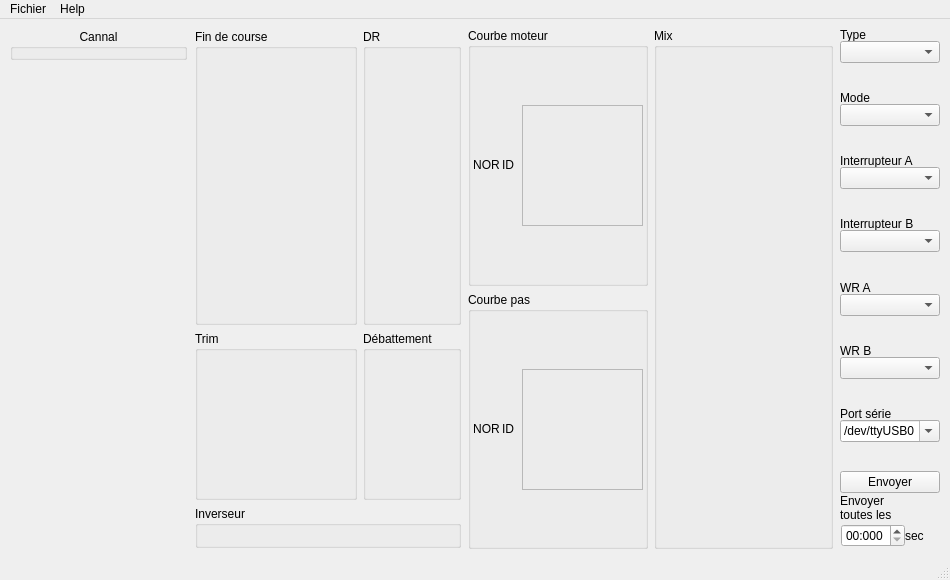
<?xml version="1.0" encoding="UTF-8"?>
<ui version="4.0">
 <class>MainWindow</class>
 <widget class="QMainWindow" name="MainWindow">
  <property name="geometry">
   <rect>
    <x>0</x>
    <y>0</y>
    <width>950</width>
    <height>580</height>
   </rect>
  </property>
  <property name="minimumSize">
   <size>
    <width>100</width>
    <height>100</height>
   </size>
  </property>
  <property name="maximumSize">
   <size>
    <width>10000</width>
    <height>10000</height>
   </size>
  </property>
  <property name="windowTitle">
   <string>Confiture</string>
  </property>
  <property name="animated">
   <bool>true</bool>
  </property>
  <property name="dockOptions">
   <set>QMainWindow::AllowTabbedDocks|QMainWindow::AnimatedDocks</set>
  </property>
  <property name="unifiedTitleAndToolBarOnMac">
   <bool>false</bool>
  </property>
  <widget class="QWidget" name="centralwidget">
   <property name="minimumSize">
    <size>
     <width>0</width>
     <height>0</height>
    </size>
   </property>
   <layout class="QGridLayout" name="gridLayout_2">
    <property name="margin">
     <number>0</number>
    </property>
    <property name="spacing">
     <number>0</number>
    </property>
    <item row="0" column="0">
     <widget class="QScrollArea" name="scrollArea">
      <property name="contextMenuPolicy">
       <enum>Qt::DefaultContextMenu</enum>
      </property>
      <property name="layoutDirection">
       <enum>Qt::LeftToRight</enum>
      </property>
      <property name="autoFillBackground">
       <bool>true</bool>
      </property>
      <property name="frameShape">
       <enum>QFrame::NoFrame</enum>
      </property>
      <property name="widgetResizable">
       <bool>true</bool>
      </property>
      <property name="alignment">
       <set>Qt::AlignLeading|Qt::AlignLeft|Qt::AlignTop</set>
      </property>
      <widget class="QWidget" name="scrollAreaWidgetContents">
       <property name="geometry">
        <rect>
         <x>0</x>
         <y>0</y>
         <width>950</width>
         <height>533</height>
        </rect>
       </property>
       <layout class="QGridLayout" name="gridLayout" columnstretch="2,3,2,2,1">
        <item row="0" column="0" rowspan="2">
         <layout class="QVBoxLayout" name="verticalLayout_2">
          <property name="spacing">
           <number>0</number>
          </property>
          <property name="margin">
           <number>1</number>
          </property>
          <item>
           <widget class="QGroupBox" name="Cannal">
            <property name="maximumSize">
             <size>
              <width>16777215</width>
              <height>350</height>
             </size>
            </property>
            <property name="title">
             <string>Cannal</string>
            </property>
            <property name="alignment">
             <set>Qt::AlignHCenter|Qt::AlignTop</set>
            </property>
            <property name="flat">
             <bool>false</bool>
            </property>
            <property name="checkable">
             <bool>false</bool>
            </property>
            <layout class="QGridLayout" name="gridLayout_9">
             <property name="margin">
              <number>1</number>
             </property>
             <property name="spacing">
              <number>0</number>
             </property>
            </layout>
           </widget>
          </item>
          <item>
           <spacer name="verticalSpacer_12">
            <property name="orientation">
             <enum>Qt::Vertical</enum>
            </property>
            <property name="sizeHint" stdset="0">
             <size>
              <width>20</width>
              <height>40</height>
             </size>
            </property>
           </spacer>
          </item>
         </layout>
        </item>
        <item row="0" column="1" rowspan="2">
         <layout class="QGridLayout" name="gridLayout_4" rowstretch="7,4,1" columnstretch="0,0,4,2">
          <property name="sizeConstraint">
           <enum>QLayout::SetDefaultConstraint</enum>
          </property>
          <property name="margin">
           <number>1</number>
          </property>
          <item row="0" column="3">
           <widget class="QGroupBox" name="DR">
            <property name="title">
             <string>DR</string>
            </property>
            <layout class="QGridLayout" name="gridLayout_5">
             <property name="horizontalSpacing">
              <number>0</number>
             </property>
             <property name="verticalSpacing">
              <number>2</number>
             </property>
             <property name="margin">
              <number>1</number>
             </property>
            </layout>
           </widget>
          </item>
          <item row="1" column="2">
           <widget class="QGroupBox" name="Trime">
            <property name="title">
             <string>Trim</string>
            </property>
            <layout class="QGridLayout" name="gridLayout_6">
             <property name="horizontalSpacing">
              <number>0</number>
             </property>
             <property name="verticalSpacing">
              <number>2</number>
             </property>
             <property name="margin">
              <number>1</number>
             </property>
            </layout>
           </widget>
          </item>
          <item row="1" column="3">
           <widget class="QGroupBox" name="Debatement">
            <property name="title">
             <string>Débattement</string>
            </property>
            <layout class="QGridLayout" name="gridLayout_7">
             <property name="horizontalSpacing">
              <number>0</number>
             </property>
             <property name="verticalSpacing">
              <number>2</number>
             </property>
             <property name="margin">
              <number>1</number>
             </property>
            </layout>
           </widget>
          </item>
          <item row="0" column="2">
           <widget class="QGroupBox" name="FinDeCourse">
            <property name="baseSize">
             <size>
              <width>0</width>
              <height>0</height>
             </size>
            </property>
            <property name="title">
             <string>Fin de course</string>
            </property>
            <layout class="QGridLayout" name="gridLayout_3">
             <property name="sizeConstraint">
              <enum>QLayout::SetDefaultConstraint</enum>
             </property>
             <property name="horizontalSpacing">
              <number>0</number>
             </property>
             <property name="verticalSpacing">
              <number>2</number>
             </property>
             <property name="margin">
              <number>1</number>
             </property>
            </layout>
           </widget>
          </item>
          <item row="2" column="2" colspan="2">
           <widget class="QGroupBox" name="Inverseur">
            <property name="maximumSize">
             <size>
              <width>16777215</width>
              <height>100000</height>
             </size>
            </property>
            <property name="baseSize">
             <size>
              <width>0</width>
              <height>0</height>
             </size>
            </property>
            <property name="title">
             <string>Inverseur</string>
            </property>
            <layout class="QGridLayout" name="gridLayout_10">
             <property name="margin">
              <number>1</number>
             </property>
             <property name="spacing">
              <number>0</number>
             </property>
            </layout>
           </widget>
          </item>
         </layout>
        </item>
        <item row="0" column="3" rowspan="2">
         <widget class="QGroupBox" name="Mix">
          <property name="title">
           <string>Mix</string>
          </property>
          <layout class="QGridLayout" name="gridLayout_8">
           <property name="margin">
            <number>1</number>
           </property>
           <property name="spacing">
            <number>2</number>
           </property>
          </layout>
         </widget>
        </item>
        <item row="0" column="4" rowspan="2">
         <layout class="QVBoxLayout" name="verticalLayout_3">
          <property name="spacing">
           <number>0</number>
          </property>
          <property name="margin">
           <number>1</number>
          </property>
          <item>
           <widget class="QLabel" name="label">
            <property name="minimumSize">
             <size>
              <width>0</width>
              <height>12</height>
             </size>
            </property>
            <property name="text">
             <string>Type</string>
            </property>
           </widget>
          </item>
          <item>
           <widget class="QComboBox" name="Type"/>
          </item>
          <item>
           <spacer name="verticalSpacer_5">
            <property name="orientation">
             <enum>Qt::Vertical</enum>
            </property>
            <property name="sizeHint" stdset="0">
             <size>
              <width>20</width>
              <height>40</height>
             </size>
            </property>
           </spacer>
          </item>
          <item>
           <widget class="QLabel" name="label_2">
            <property name="minimumSize">
             <size>
              <width>0</width>
              <height>12</height>
             </size>
            </property>
            <property name="text">
             <string>Mode</string>
            </property>
           </widget>
          </item>
          <item>
           <widget class="QComboBox" name="Mode"/>
          </item>
          <item>
           <spacer name="verticalSpacer_6">
            <property name="orientation">
             <enum>Qt::Vertical</enum>
            </property>
            <property name="sizeHint" stdset="0">
             <size>
              <width>20</width>
              <height>40</height>
             </size>
            </property>
           </spacer>
          </item>
          <item>
           <widget class="QLabel" name="label_3">
            <property name="minimumSize">
             <size>
              <width>0</width>
              <height>12</height>
             </size>
            </property>
            <property name="text">
             <string>Interrupteur A</string>
            </property>
           </widget>
          </item>
          <item>
           <widget class="QComboBox" name="InterupteurA"/>
          </item>
          <item>
           <spacer name="verticalSpacer_7">
            <property name="orientation">
             <enum>Qt::Vertical</enum>
            </property>
            <property name="sizeHint" stdset="0">
             <size>
              <width>20</width>
              <height>40</height>
             </size>
            </property>
           </spacer>
          </item>
          <item>
           <widget class="QLabel" name="label_4">
            <property name="minimumSize">
             <size>
              <width>0</width>
              <height>12</height>
             </size>
            </property>
            <property name="text">
             <string>Interrupteur B</string>
            </property>
           </widget>
          </item>
          <item>
           <widget class="QComboBox" name="InterupteurB"/>
          </item>
          <item>
           <spacer name="verticalSpacer_8">
            <property name="orientation">
             <enum>Qt::Vertical</enum>
            </property>
            <property name="sizeHint" stdset="0">
             <size>
              <width>20</width>
              <height>40</height>
             </size>
            </property>
           </spacer>
          </item>
          <item>
           <widget class="QLabel" name="label_5">
            <property name="minimumSize">
             <size>
              <width>0</width>
              <height>12</height>
             </size>
            </property>
            <property name="text">
             <string>WR A</string>
            </property>
           </widget>
          </item>
          <item>
           <widget class="QComboBox" name="PotA"/>
          </item>
          <item>
           <spacer name="verticalSpacer_9">
            <property name="orientation">
             <enum>Qt::Vertical</enum>
            </property>
            <property name="sizeHint" stdset="0">
             <size>
              <width>20</width>
              <height>40</height>
             </size>
            </property>
           </spacer>
          </item>
          <item>
           <widget class="QLabel" name="label_6">
            <property name="minimumSize">
             <size>
              <width>0</width>
              <height>12</height>
             </size>
            </property>
            <property name="text">
             <string>WR B</string>
            </property>
           </widget>
          </item>
          <item>
           <widget class="QComboBox" name="PotB"/>
          </item>
          <item>
           <spacer name="verticalSpacer_10">
            <property name="orientation">
             <enum>Qt::Vertical</enum>
            </property>
            <property name="sizeHint" stdset="0">
             <size>
              <width>20</width>
              <height>40</height>
             </size>
            </property>
           </spacer>
          </item>
          <item>
           <widget class="QLabel" name="label_7">
            <property name="minimumSize">
             <size>
              <width>0</width>
              <height>12</height>
             </size>
            </property>
            <property name="text">
             <string>Port série</string>
            </property>
           </widget>
          </item>
          <item>
           <widget class="QComboBox" name="CBPort">
            <property name="editable">
             <bool>true</bool>
            </property>
            <item>
             <property name="text">
              <string>/dev/ttyUSB0</string>
             </property>
            </item>
            <item>
             <property name="text">
              <string>/dev/ttyUSB1</string>
             </property>
            </item>
            <item>
             <property name="text">
              <string>/dev/ttyUSB2</string>
             </property>
            </item>
            <item>
             <property name="text">
              <string>/dev/ttyUSB3</string>
             </property>
            </item>
            <item>
             <property name="text">
              <string>/dev/ttyUSB4</string>
             </property>
            </item>
            <item>
             <property name="text">
              <string>/dev/ttyS0</string>
             </property>
            </item>
            <item>
             <property name="text">
              <string>/dev/ttyS1</string>
             </property>
            </item>
            <item>
             <property name="text">
              <string>/dev/ttyS2</string>
             </property>
            </item>
           </widget>
          </item>
          <item>
           <spacer name="verticalSpacer_11">
            <property name="orientation">
             <enum>Qt::Vertical</enum>
            </property>
            <property name="sizeHint" stdset="0">
             <size>
              <width>20</width>
              <height>40</height>
             </size>
            </property>
           </spacer>
          </item>
          <item>
           <widget class="QPushButton" name="Envoyer">
            <property name="text">
             <string>Envoyer</string>
            </property>
           </widget>
          </item>
          <item>
           <widget class="QLabel" name="label_8">
            <property name="minimumSize">
             <size>
              <width>0</width>
              <height>30</height>
             </size>
            </property>
            <property name="text">
             <string>Envoyer
toutes les</string>
            </property>
           </widget>
          </item>
          <item>
           <layout class="QHBoxLayout" name="horizontalLayout_5">
            <property name="spacing">
             <number>0</number>
            </property>
            <property name="margin">
             <number>1</number>
            </property>
            <item>
             <widget class="QTimeEdit" name="TimeEnvoyer">
              <property name="currentSection">
               <enum>QDateTimeEdit::SecondSection</enum>
              </property>
              <property name="displayFormat">
               <string>ss:zzz</string>
              </property>
             </widget>
            </item>
            <item>
             <widget class="QLabel" name="label_9">
              <property name="text">
               <string>sec</string>
              </property>
             </widget>
            </item>
           </layout>
          </item>
         </layout>
        </item>
        <item row="0" column="2">
         <widget class="QGroupBox" name="gBmoteur">
          <property name="title">
           <string>Courbe moteur</string>
          </property>
          <layout class="QHBoxLayout" name="horizontalLayout_4">
           <property name="margin">
            <number>1</number>
           </property>
           <item>
            <layout class="QGridLayout" name="GridMoteur">
             <property name="margin">
              <number>1</number>
             </property>
             <property name="spacing">
              <number>2</number>
             </property>
             <item row="0" column="0">
              <widget class="QLabel" name="label_11">
               <property name="sizePolicy">
                <sizepolicy hsizetype="Preferred" vsizetype="Fixed">
                 <horstretch>0</horstretch>
                 <verstretch>0</verstretch>
                </sizepolicy>
               </property>
               <property name="text">
                <string>NOR</string>
               </property>
               <property name="alignment">
                <set>Qt::AlignCenter</set>
               </property>
              </widget>
             </item>
             <item row="0" column="1">
              <widget class="QLabel" name="label_10">
               <property name="sizePolicy">
                <sizepolicy hsizetype="Preferred" vsizetype="Fixed">
                 <horstretch>0</horstretch>
                 <verstretch>0</verstretch>
                </sizepolicy>
               </property>
               <property name="text">
                <string>ID</string>
               </property>
               <property name="alignment">
                <set>Qt::AlignCenter</set>
               </property>
              </widget>
             </item>
            </layout>
           </item>
           <item>
            <layout class="QVBoxLayout" name="Gmoteur">
             <property name="margin">
              <number>1</number>
             </property>
             <item>
              <spacer name="verticalSpacer">
               <property name="orientation">
                <enum>Qt::Vertical</enum>
               </property>
               <property name="sizeHint" stdset="0">
                <size>
                 <width>20</width>
                 <height>40</height>
                </size>
               </property>
              </spacer>
             </item>
             <item>
              <widget class="QFrame" name="GraphMoteur">
               <property name="minimumSize">
                <size>
                 <width>121</width>
                 <height>121</height>
                </size>
               </property>
               <property name="maximumSize">
                <size>
                 <width>121</width>
                 <height>121</height>
                </size>
               </property>
               <property name="frameShape">
                <enum>QFrame::StyledPanel</enum>
               </property>
               <property name="frameShadow">
                <enum>QFrame::Raised</enum>
               </property>
              </widget>
             </item>
             <item>
              <spacer name="verticalSpacer_2">
               <property name="orientation">
                <enum>Qt::Vertical</enum>
               </property>
               <property name="sizeHint" stdset="0">
                <size>
                 <width>20</width>
                 <height>40</height>
                </size>
               </property>
              </spacer>
             </item>
            </layout>
           </item>
          </layout>
         </widget>
        </item>
        <item row="1" column="2">
         <widget class="QGroupBox" name="Gpas">
          <property name="title">
           <string>Courbe pas</string>
          </property>
          <layout class="QHBoxLayout" name="horizontalLayout_6">
           <property name="margin">
            <number>1</number>
           </property>
           <item>
            <layout class="QGridLayout" name="GridPas">
             <property name="margin">
              <number>1</number>
             </property>
             <property name="spacing">
              <number>2</number>
             </property>
             <item row="0" column="0">
              <widget class="QLabel" name="label_12">
               <property name="sizePolicy">
                <sizepolicy hsizetype="Preferred" vsizetype="Fixed">
                 <horstretch>0</horstretch>
                 <verstretch>0</verstretch>
                </sizepolicy>
               </property>
               <property name="text">
                <string>NOR</string>
               </property>
               <property name="alignment">
                <set>Qt::AlignCenter</set>
               </property>
              </widget>
             </item>
             <item row="0" column="1">
              <widget class="QLabel" name="label_13">
               <property name="sizePolicy">
                <sizepolicy hsizetype="Preferred" vsizetype="Fixed">
                 <horstretch>0</horstretch>
                 <verstretch>0</verstretch>
                </sizepolicy>
               </property>
               <property name="text">
                <string>ID</string>
               </property>
               <property name="alignment">
                <set>Qt::AlignCenter</set>
               </property>
              </widget>
             </item>
            </layout>
           </item>
           <item>
            <layout class="QVBoxLayout" name="verticalLayout_5">
             <property name="margin">
              <number>1</number>
             </property>
             <item>
              <spacer name="verticalSpacer_3">
               <property name="orientation">
                <enum>Qt::Vertical</enum>
               </property>
               <property name="sizeHint" stdset="0">
                <size>
                 <width>20</width>
                 <height>40</height>
                </size>
               </property>
              </spacer>
             </item>
             <item>
              <widget class="QFrame" name="GraphPas">
               <property name="minimumSize">
                <size>
                 <width>121</width>
                 <height>121</height>
                </size>
               </property>
               <property name="maximumSize">
                <size>
                 <width>121</width>
                 <height>121</height>
                </size>
               </property>
               <property name="frameShape">
                <enum>QFrame::StyledPanel</enum>
               </property>
               <property name="frameShadow">
                <enum>QFrame::Raised</enum>
               </property>
              </widget>
             </item>
             <item>
              <spacer name="verticalSpacer_4">
               <property name="orientation">
                <enum>Qt::Vertical</enum>
               </property>
               <property name="sizeHint" stdset="0">
                <size>
                 <width>20</width>
                 <height>40</height>
                </size>
               </property>
              </spacer>
             </item>
            </layout>
           </item>
          </layout>
         </widget>
        </item>
       </layout>
      </widget>
     </widget>
    </item>
   </layout>
  </widget>
  <widget class="QMenuBar" name="menubar">
   <property name="geometry">
    <rect>
     <x>0</x>
     <y>0</y>
     <width>950</width>
     <height>24</height>
    </rect>
   </property>
   <widget class="QMenu" name="menuFichier">
    <property name="title">
     <string>Fichier</string>
    </property>
    <addaction name="actionCharger"/>
    <addaction name="actionEnregistr"/>
    <addaction name="actionEnregistrerSous"/>
    <addaction name="separator"/>
    <addaction name="actionImporter"/>
    <addaction name="actionExporter"/>
   </widget>
   <widget class="QMenu" name="menuhelp">
    <property name="title">
     <string>Help</string>
    </property>
    <addaction name="actionA_propos"/>
   </widget>
   <addaction name="menuFichier"/>
   <addaction name="menuhelp"/>
  </widget>
  <widget class="QStatusBar" name="statusbar"/>
  <action name="actionEnregistr">
   <property name="text">
    <string>Enregistrer</string>
   </property>
  </action>
  <action name="actionCharger">
   <property name="text">
    <string>Charger...</string>
   </property>
  </action>
  <action name="actionConfiguration">
   <property name="text">
    <string>configuration</string>
   </property>
  </action>
  <action name="actionEnregistrerSous">
   <property name="text">
    <string>Enregistrer sous...</string>
   </property>
  </action>
  <action name="actionImporter">
   <property name="text">
    <string>Importer</string>
   </property>
  </action>
  <action name="actionExporter">
   <property name="text">
    <string>Exporter</string>
   </property>
  </action>
  <action name="actionA_propos">
   <property name="text">
    <string>À propos</string>
   </property>
  </action>
 </widget>
 <resources/>
 <connections/>
</ui>
